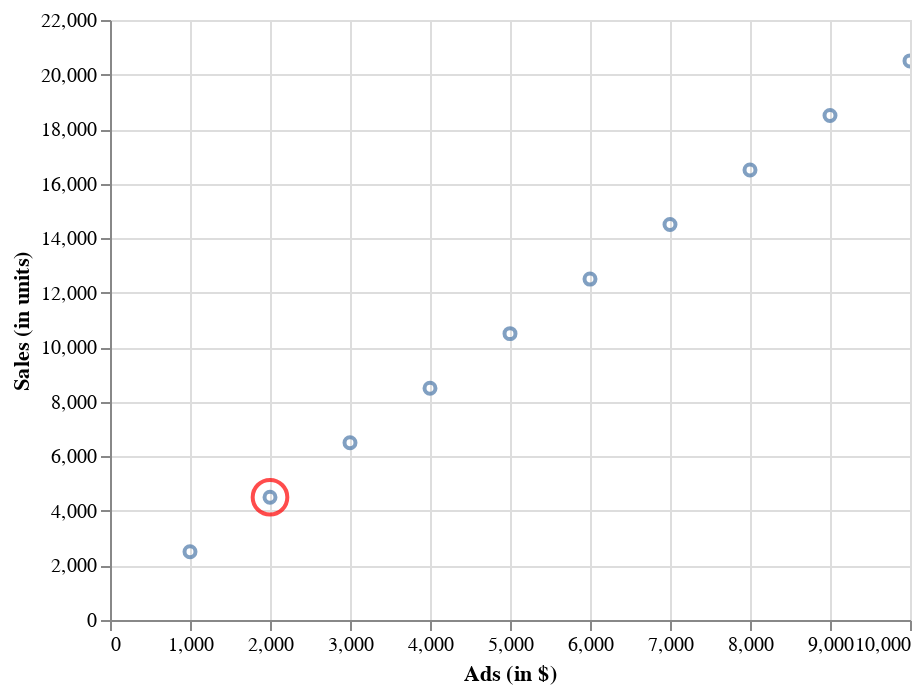

This figure's notebook cell:
### Markdown cell above
Let's take a closer look at ad spendings of 2000. What is the value of sales you would expect?

### Code cell
callout = alt.Chart(df.iloc[1:2]).mark_point(
    color='red', size=300, tooltip="Ads = 2000, Sales = 4500"
).encode(
    x=alt.X('ads', axis=alt.Axis(title='Ads (in $)')),
    y=alt.Y('sales', axis=alt.Axis(title="Sales (in units)"))
)

chart + callout

### Figure 1 — Vega-Lite specification as saved in the notebook (floating-point values rounded to 4 significant figures)
{"config": {"view": {"continuousWidth": 400, "continuousHeight": 300}}, "layer": [{"data": {"name": "data-f926378e94df973e31740dd0ff4004df"}, "mark": "point", "encoding": {"tooltip": [{"field": "ads", "type": "quantitative"}, {"field": "sales", "type": "quantitative"}], "x": {"axis": {"title": "Ads (in $)"}, "field": "ads", "type": "quantitative"}, "y": {"axis": {"title": "Sales (in units)"}, "field": "sales", "type": "quantitative"}}, "selection": {"selector001": {"type": "interval", "bind": "scales", "encodings": ["x", "y"]}}}, {"data": {"name": "data-ff15a5032d34ac55aede39568eae4b25"}, "mark": {"type": "point", "color": "red", "size": 300, "tooltip": "Ads = 2000, Sales = 4500"}, "encoding": {"x": {"axis": {"title": "Ads (in $)"}, "field": "ads", "type": "quantitative"}, "y": {"axis": {"title": "Sales (in units)"}, "field": "sales", "type": "quantitative"}}}], "$schema": "https://vega.github.io/schema/vega-lite/v4.17.0.json", "datasets": {"data-f926378e94df973e31740dd0ff4004df": [{"sales": 2500, "ads": 1000}, {"sales": 4500, "ads": 2000}, {"sales": 6500, "ads": 3000}, {"sales": 8500, "ads": 4000}, {"sales": 10500, "ads": 5000}, {"sales": 12500, "ads": 6000}, {"sales": 14500, "ads": 7000}, {"sales": 16500, "ads": 8000}, {"sales": 18500, "ads": 9000}, {"sales": 20500, "ads": 10000}], "data-ff15a5032d34ac55aede39568eae4b25": [{"sales": 4500, "ads": 2000}]}}
